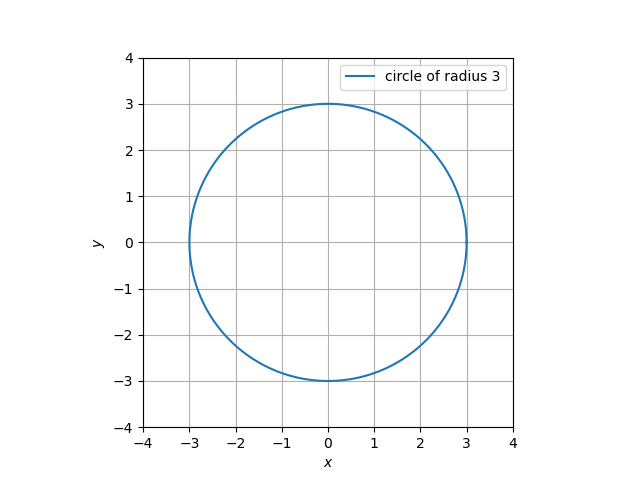

Reproduce this figure in Python.
#!/usr/pkg/bin/python3.9

#
# Time-stamp: <2023/03/02 12:58:30 (CST) daisuke>
#

# importing numpy module
import numpy

# importing matplotlib module
import matplotlib.backends.backend_agg
import matplotlib.figure

# data to be plotted
radius = 3.0
theta  = numpy.linspace (0.0, 2.0 * numpy.pi, 1001)
data_x = radius * numpy.cos (theta)
data_y = radius * numpy.sin (theta)

# output file name
file_output = 'advobs202302_s03_01_03.eps'

# making a fig object
fig = matplotlib.figure.Figure ()

# making a canvas object
canvas = matplotlib.backends.backend_agg.FigureCanvasAgg (fig)

# making an axes object
ax = fig.add_subplot (111)

# making a plot using object-oriented interface
ax.plot (data_x, data_y, label='circle of radius 3')

# setting ranges of x-axis and y-axis
ax.set_xlim (-4.0, +4.0)
ax.set_ylim (-4.0, +4.0)

# setting labels for x-axis and y-axis
ax.set_xlabel ('$x$')
ax.set_ylabel ('$y$')

# setting ticks
ax.set_xticks (numpy.linspace (-4.0, +4.0, 9))
ax.set_yticks (numpy.linspace (-4.0, +4.0, 9))

# showing grid
ax.grid ()

# setting aspect ratio
ax.set_aspect ('equal', 'box')

# adding legend to the plot
ax.legend ()

# saving a plot as a file
fig.savefig (file_output)
